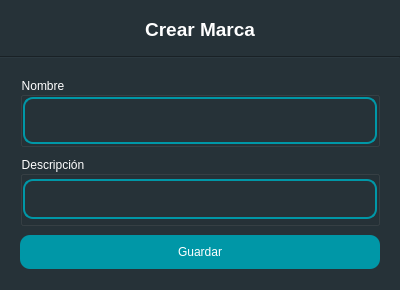
<?xml version="1.0" encoding="UTF-8"?>
<ui version="4.0">
 <class>Dialog</class>
 <widget class="QDialog" name="Dialog">
  <property name="windowModality">
   <enum>Qt::NonModal</enum>
  </property>
  <property name="geometry">
   <rect>
    <x>0</x>
    <y>0</y>
    <width>400</width>
    <height>290</height>
   </rect>
  </property>
  <property name="minimumSize">
   <size>
    <width>400</width>
    <height>290</height>
   </size>
  </property>
  <property name="maximumSize">
   <size>
    <width>400</width>
    <height>290</height>
   </size>
  </property>
  <property name="windowTitle">
   <string>Marca</string>
  </property>
  <property name="styleSheet">
   <string notr="true">background-color: #263238;
color: white;</string>
  </property>
  <property name="modal">
   <bool>false</bool>
  </property>
  <layout class="QHBoxLayout" name="horizontalLayout">
   <property name="spacing">
    <number>0</number>
   </property>
   <property name="leftMargin">
    <number>0</number>
   </property>
   <property name="topMargin">
    <number>0</number>
   </property>
   <property name="rightMargin">
    <number>0</number>
   </property>
   <property name="bottomMargin">
    <number>0</number>
   </property>
   <item>
    <widget class="QWidget" name="widget" native="true">
     <property name="styleSheet">
      <string notr="true"/>
     </property>
     <layout class="QVBoxLayout" name="verticalLayout" stretch="1,0,8">
      <property name="spacing">
       <number>6</number>
      </property>
      <property name="leftMargin">
       <number>0</number>
      </property>
      <property name="rightMargin">
       <number>0</number>
      </property>
      <item>
       <widget class="QFrame" name="frame">
        <property name="frameShape">
         <enum>QFrame::NoFrame</enum>
        </property>
        <property name="frameShadow">
         <enum>QFrame::Raised</enum>
        </property>
        <layout class="QVBoxLayout" name="verticalLayout_2" stretch="0">
         <item>
          <widget class="QLabel" name="lbl_title">
           <property name="font">
            <font>
             <pointsize>14</pointsize>
             <weight>75</weight>
             <bold>true</bold>
            </font>
           </property>
           <property name="layoutDirection">
            <enum>Qt::LeftToRight</enum>
           </property>
           <property name="styleSheet">
            <string notr="true">color: white;</string>
           </property>
           <property name="lineWidth">
            <number>1</number>
           </property>
           <property name="text">
            <string>Crear Marca</string>
           </property>
           <property name="alignment">
            <set>Qt::AlignCenter</set>
           </property>
          </widget>
         </item>
        </layout>
       </widget>
      </item>
      <item>
       <widget class="Line" name="line">
        <property name="orientation">
         <enum>Qt::Horizontal</enum>
        </property>
       </widget>
      </item>
      <item>
       <widget class="QFrame" name="frame_2">
        <property name="frameShape">
         <enum>QFrame::NoFrame</enum>
        </property>
        <property name="frameShadow">
         <enum>QFrame::Raised</enum>
        </property>
        <layout class="QVBoxLayout" name="verticalLayout_3">
         <property name="leftMargin">
          <number>20</number>
         </property>
         <property name="rightMargin">
          <number>20</number>
         </property>
         <item>
          <widget class="QGroupBox" name="groupBox">
           <property name="minimumSize">
            <size>
             <width>0</width>
             <height>70</height>
            </size>
           </property>
           <property name="maximumSize">
            <size>
             <width>16777215</width>
             <height>70</height>
            </size>
           </property>
           <property name="title">
            <string>Nombre</string>
           </property>
           <layout class="QVBoxLayout" name="verticalLayout_4">
            <property name="spacing">
             <number>0</number>
            </property>
            <property name="leftMargin">
             <number>0</number>
            </property>
            <property name="topMargin">
             <number>0</number>
            </property>
            <property name="rightMargin">
             <number>0</number>
            </property>
            <property name="bottomMargin">
             <number>0</number>
            </property>
            <item>
             <widget class="QLineEdit" name="input_nombre">
              <property name="minimumSize">
               <size>
                <width>0</width>
                <height>0</height>
               </size>
              </property>
              <property name="maximumSize">
               <size>
                <width>16777215</width>
                <height>70</height>
               </size>
              </property>
              <property name="styleSheet">
               <string notr="true">QLineEdit {
    color:  white;
    border-style:  solid;
    border-width: 1.5px;
    border-color: #0097a7;
	border-radius: 10px;
	padding: 10px;
}</string>
              </property>
              <property name="placeholderText">
               <string/>
              </property>
             </widget>
            </item>
           </layout>
          </widget>
         </item>
         <item>
          <widget class="QGroupBox" name="groupBox_2">
           <property name="minimumSize">
            <size>
             <width>0</width>
             <height>70</height>
            </size>
           </property>
           <property name="maximumSize">
            <size>
             <width>16777215</width>
             <height>70</height>
            </size>
           </property>
           <property name="title">
            <string>Descripción</string>
           </property>
           <layout class="QVBoxLayout" name="verticalLayout_5">
            <property name="spacing">
             <number>0</number>
            </property>
            <property name="leftMargin">
             <number>0</number>
            </property>
            <property name="topMargin">
             <number>0</number>
            </property>
            <property name="rightMargin">
             <number>0</number>
            </property>
            <property name="bottomMargin">
             <number>0</number>
            </property>
            <item>
             <widget class="QLineEdit" name="input_descripcion">
              <property name="styleSheet">
               <string notr="true">QLineEdit {
    color:  white;
    border-style:  solid;
    border-width: 1.5px;
    border-color: #0097a7;
	border-radius: 10px;
	padding: 10px;
}</string>
              </property>
              <property name="placeholderText">
               <string/>
              </property>
             </widget>
            </item>
           </layout>
          </widget>
         </item>
         <item>
          <widget class="QPushButton" name="btn_save">
           <property name="cursor">
            <cursorShape>PointingHandCursor</cursorShape>
           </property>
           <property name="styleSheet">
            <string notr="true">QPushButton {
    color:  white;
	background-color: #0097a7;
	border-radius: 10px;
	padding: 10px;
}</string>
           </property>
           <property name="text">
            <string>Guardar</string>
           </property>
          </widget>
         </item>
        </layout>
       </widget>
      </item>
     </layout>
    </widget>
   </item>
  </layout>
 </widget>
 <resources/>
 <connections/>
</ui>
